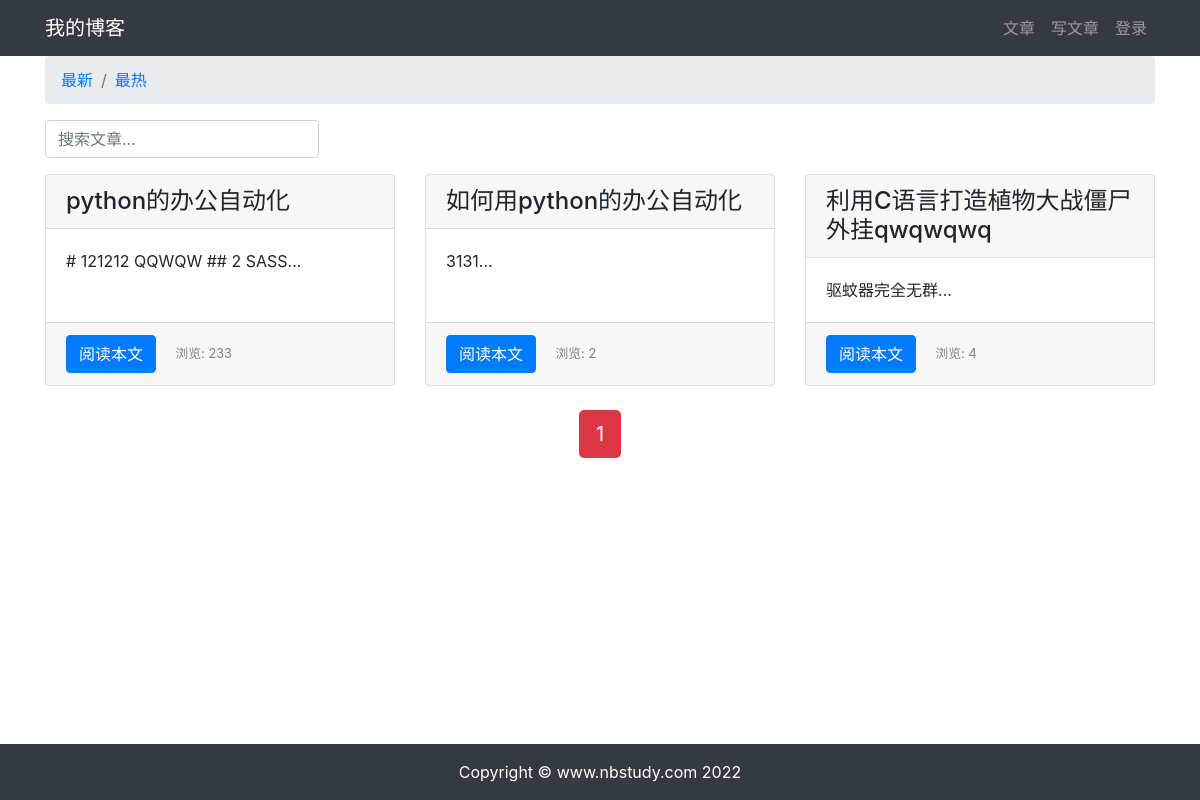
Page /article/article-list/ on the committed database.
### article/models.py (models this page shows, shortened)
class ArticlePost(models.Model):
    author = models.ForeignKey(User, on_delete=models.CASCADE)
    title = models.CharField(max_length=100)
    body = models.TextField()
    created = models.DateTimeField(default=timezone.now)
    updated = models.DateTimeField(auto_now=True)
    total_views = models.PositiveIntegerField(default=0)
    class Meta:
        ordering = ('-created',)

### article/views.py (the view)
# urls.py: path("article-list/",views.article_list,name = 'article_list'),
def article_list(request):
    search = request.GET.get("search")
    order = request.GET.get("order")
    if search:
        if order == 'total_views':
            article_list = ArticlePost.objects.filter(
                Q(title__icontains=search) |
                Q(body__icontains=search)
            ).order_by('-total_views')
        else:
            article_list = ArticlePost.objects.filter(
                Q(title__icontains=search) |
                Q(body__icontains=search)
            )
    else:
        search = ''
        if order == 'total_views':
            article_list = ArticlePost.objects.all().order_by('-total_views')
        else:
            article_list = ArticlePost.objects.all()
    paginator = Paginator(article_list, 3)
    page = request.GET.get('page')
    articles = paginator.get_page(page)
    context = { 'articles': articles, 'order': order, 'search': search }
    return render(request, 'article/list.html', context)

### templates/article/list.html (shortened to what this page needs)
{% extends "base.html" %}
{% load static %}
{% block content %}
<div class="container">
    <nav aria-label="breadcrumb">
        <ol class="breadcrumb">
            <li class="breadcrumb-item">
                <a href="{% url 'article:article_list' %}?search={{ search }}">
                    最新
                </a>
            </li>
            <li class="breadcrumb-item">
                <a href="{% url 'article:article_list' %}?order=total_views&search={{ search }}">
                    最热
                </a>
            </li>
        </ol>
    </nav>
    <div class="row">
        <div class="col-auto mr-auto">
            <form class="form-inline" >
                <input type="text"
                    class="form-control mb-2 mr-sm-2"
                    name="search"
                    placeholder="搜索文章..."
                    required
                >
            </form>
        </div>
    </div>
    <div class="row mt-2" >
        {% for article in articles %}
        <div class="col-4 mb-4" >
            <div class="card h-100" >
                <h4 class="card-header">{{ article.title }}</h4>
                <div class="card-body">
                    <p class="card-text">{{ article.body|slice:'100' }}...</p>
                </div>
                <div class="card-footer">
                    <a href="{% url 'article:article_detail' article.id %}" class="btn btn-primary">阅读本文</a>
                        <span>
                            <small class="col align-self-end" style="color: gray;">
                                浏览: {{ article.total_views }}
                            </small>
                        </span>
                </div>
            </div>
        </div>
        {% endfor %}
    </div>
<div class="pagination row">
    <div class="m-auto">
        <span class="step-links">
            <span class="current btn btn-danger btn-lg">
                {{ articles.number }}
            </span>
        </span>
    </div>
</div>
</div>
{% endblock content %}

### rows in the picture
ArticlePost: title "python的办公自动化", body "# 121212 QQWQW ## 2 SASS", total_views "233"
ArticlePost: title "如何用python的办公自动化", body "3131", total_views "2"
ArticlePost: title "利用C语言打造植物大战僵尸外挂qwqwqwq", body "驱蚊器完全无群", total_views "4"

### other values in the picture
{{ articles.number }} "1"
